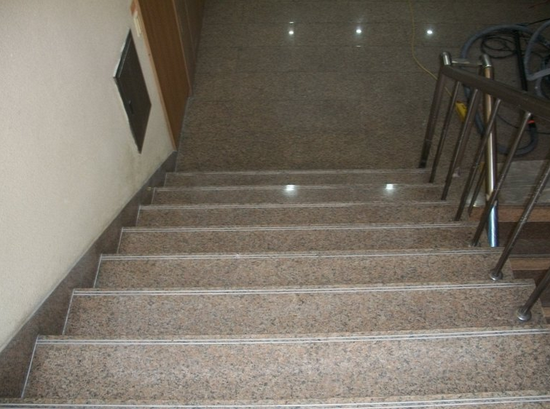
#> input picture stairs.png, 550 x 409 px
$ python OpenCV_Contours.py
#> lines starting #> are read from the running program, lines starting #| are printed output that depends on the picture; after the words box and inside, x2 and y2 are one past the last pixel; in counts of white or black regions, pixels touching at a corner belong together
#cv2.findContours(image, mode, method) : 이미지에서 외곽을 찾는 함수
#이미지는 Gray Scale Threshold 전처리 과정이 필요
#cv2.drawContours(image, contours, contour_index, color, thickness)

import cv2
import matplotlib.pyplot as plt

image = cv2.imread('stairs.png')
#> image is the input picture: shape (409, 550, 3); mean B, G, R 101.3, 112.4, 119.9
image_gray = cv2.cvtColor(image, cv2.COLOR_BGR2GRAY)
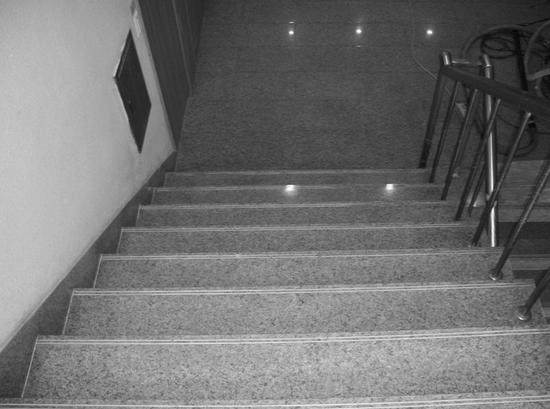
#> image_gray: shape (409, 550); min 4, max 255, mean 113.4
ret, thresh = cv2.threshold(image_gray, 127, 255, 0)
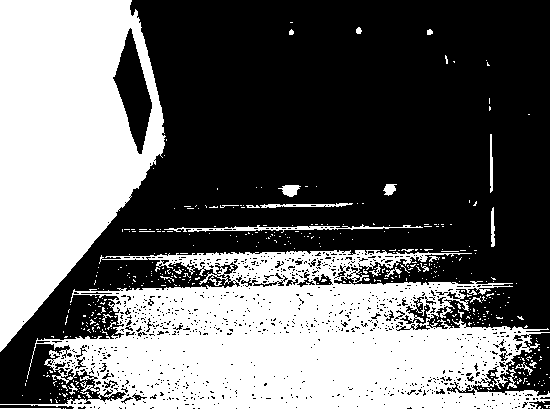
#> thresh: shape (409, 550); 41.6% white; 452 white regions (424 under 20 px), largest, box (x1, y1, x2, y2) and area: (0, 250, 550, 409) 52450, (0, 0, 166, 352) 37658, (164, 224, 423, 233) 688

plt.imshow(cv2.cvtColor(thresh, cv2.COLOR_GRAY2RGB))
plt.show()

contours = cv2.findContours(thresh, cv2.RETR_EXTERNAL, cv2.CHAIN_APPROX_SIMPLE)[1] # [1] 안붙이면 오류뜸
#> contours = 439 contours, 424 with area under 20; largest, box (x1, y1, x2, y2) and area: (0, 250, 550, 409) 55791, (0, 0, 166, 352) 39609, (164, 224, 423, 233) 454, (260, 203, 353, 208) 170, (278, 185, 301, 197) 140
image = cv2.drawContours(image, contours, -1, (0, 255, 0), 4)
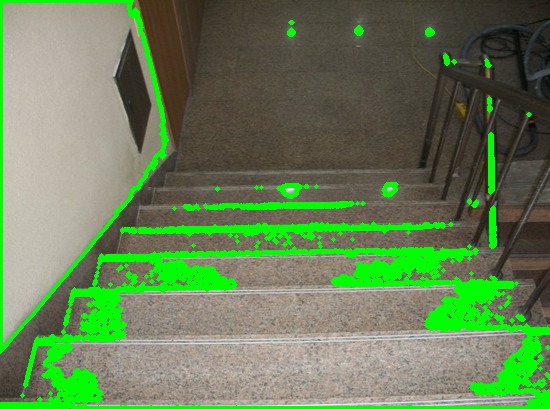
#> image: shape (409, 550, 3); 12.64% of pixels changed, all inside (x1, y1, x2, y2) = (0, 0, 550, 409)

plt.imshow(cv2.cvtColor(image, cv2.COLOR_BGR2RGB))
plt.show()

$ run again, with dog.png copied over stairs.png
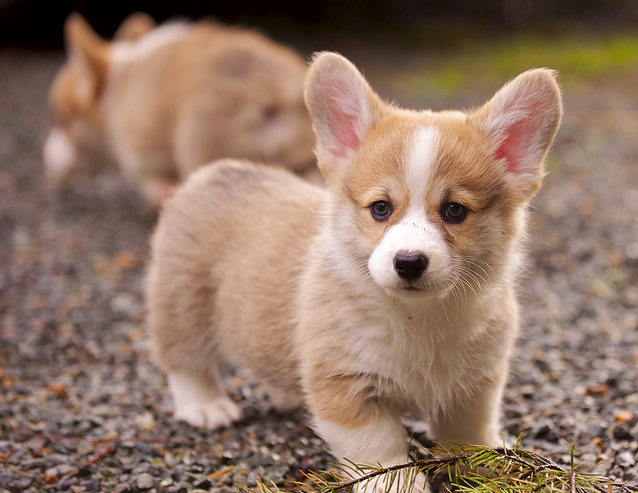
#> input picture dog.png, 638 x 493 px
#> image is the input picture: shape (493, 638, 3); mean B, G, R 101.8, 118.6, 145.7
#> `ret, thresh = cv2.threshold(image_gray, 127, 255, 0)`:
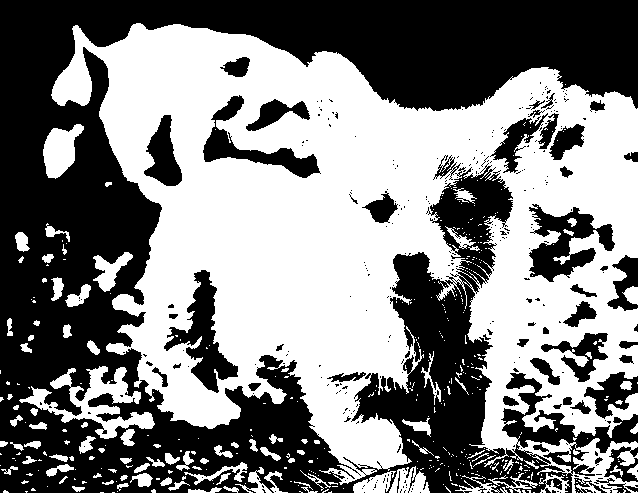
#> thresh: shape (493, 638); 51% white; 314 black regions (264 under 20 px), largest, box (x1, y1, x2, y2) and area: (0, 0, 638, 493) 132194, (164, 270, 238, 393) 3155, (529, 204, 615, 282) 3132
#> contours = 336 contours, 268 with area under 20; largest, box (x1, y1, x2, y2) and area: (51, 23, 638, 493) 167213, (19, 366, 155, 439) 2892, (43, 124, 84, 179) 1298, (93, 252, 133, 292) 636, (389, 466, 430, 493) 606
#> `image = cv2.drawContours(image, contours, -1, (0, 255, 0), 4)`:
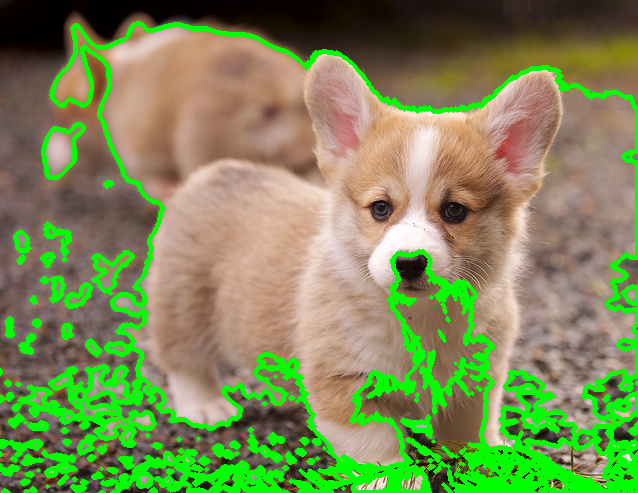
#> image: shape (493, 638, 3); 15.32% of pixels changed, all inside (x1, y1, x2, y2) = (0, 21, 638, 493)

$ run again, with cat.jpg saved as stairs.png
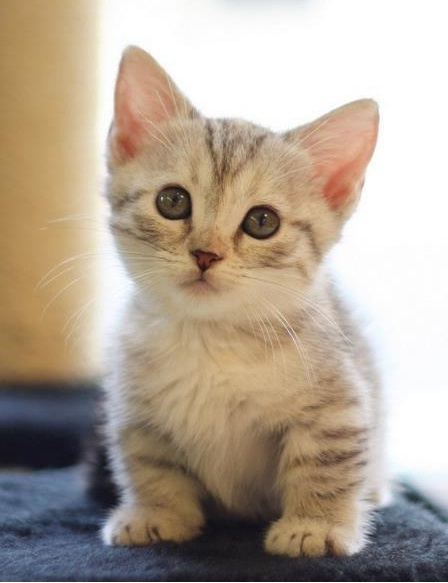
#> input picture cat.jpg, 448 x 583 px
#> image is the input picture: shape (583, 448, 3); mean B, G, R 150.9, 166, 179.5
#> `ret, thresh = cv2.threshold(image_gray, 127, 255, 0)`:
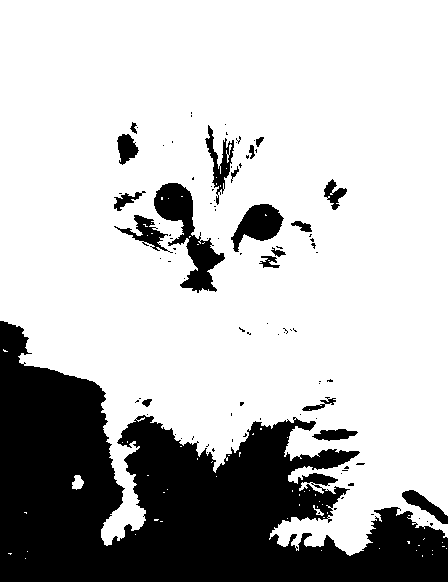
#> thresh: shape (583, 448); 74.7% white; 96 black regions (77 under 20 px), largest, box (x1, y1, x2, y2) and area: (0, 321, 448, 582) 57750, (154, 183, 225, 293) 2784, (231, 204, 284, 252) 1346
#> contours = 51 contours, 48 with area under 20; largest, box (x1, y1, x2, y2) and area: (0, 0, 448, 556) 200562, (72, 475, 84, 490) 104, (313, 505, 324, 516) 27
#> `image = cv2.drawContours(image, contours, -1, (0, 255, 0), 4)`:
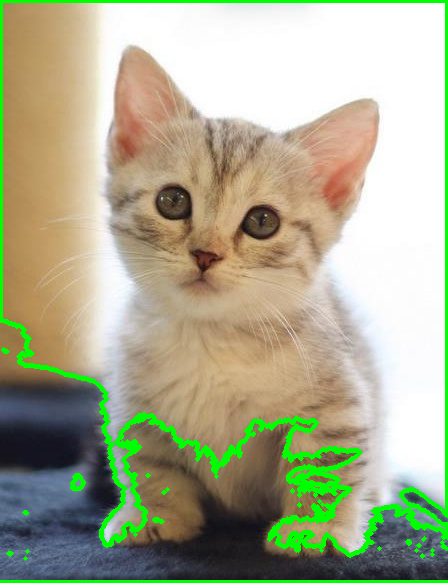
#> image: shape (583, 448, 3); 5.79% of pixels changed, all inside (x1, y1, x2, y2) = (0, 0, 448, 583)
